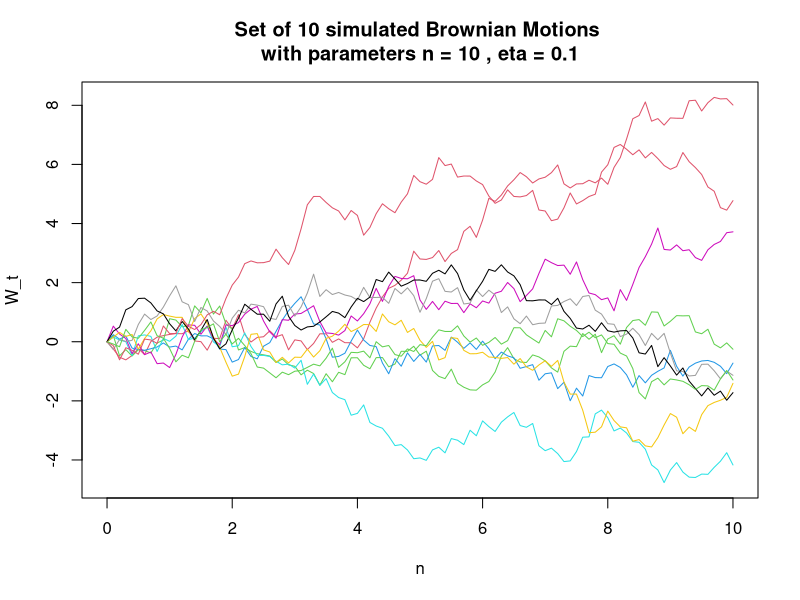
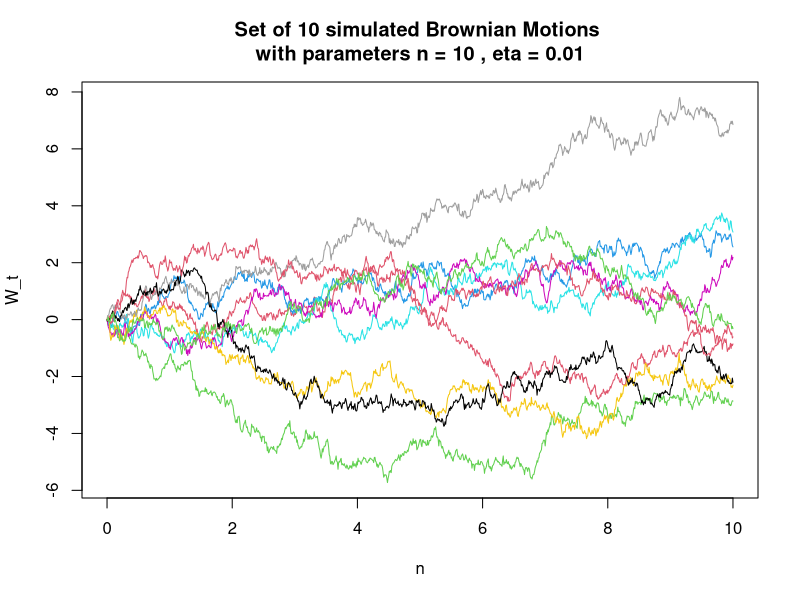
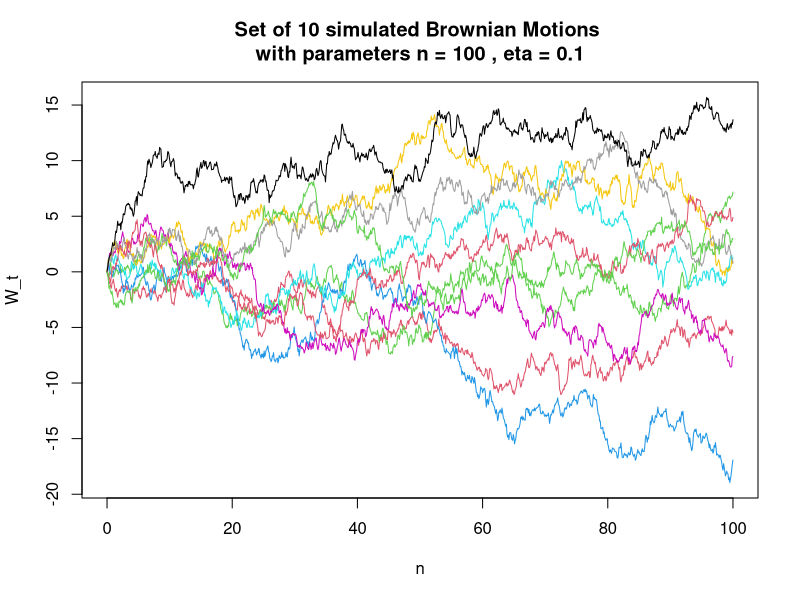
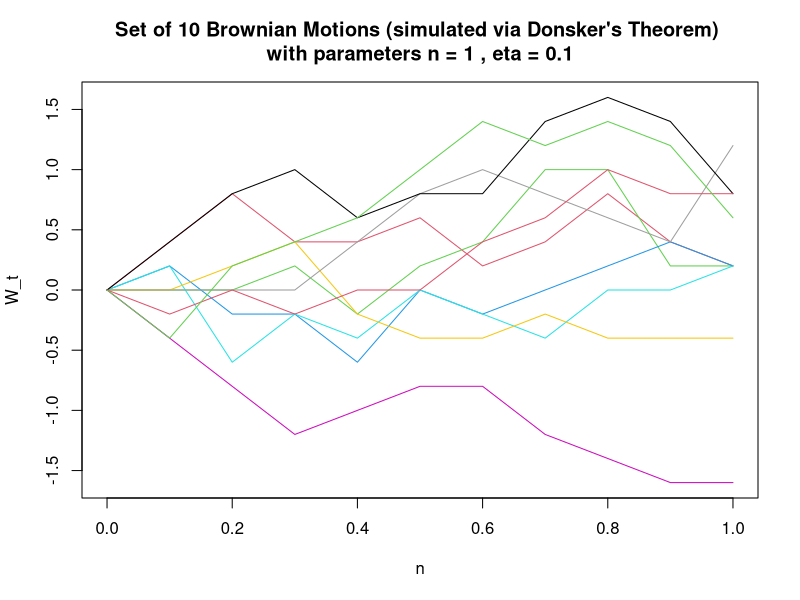
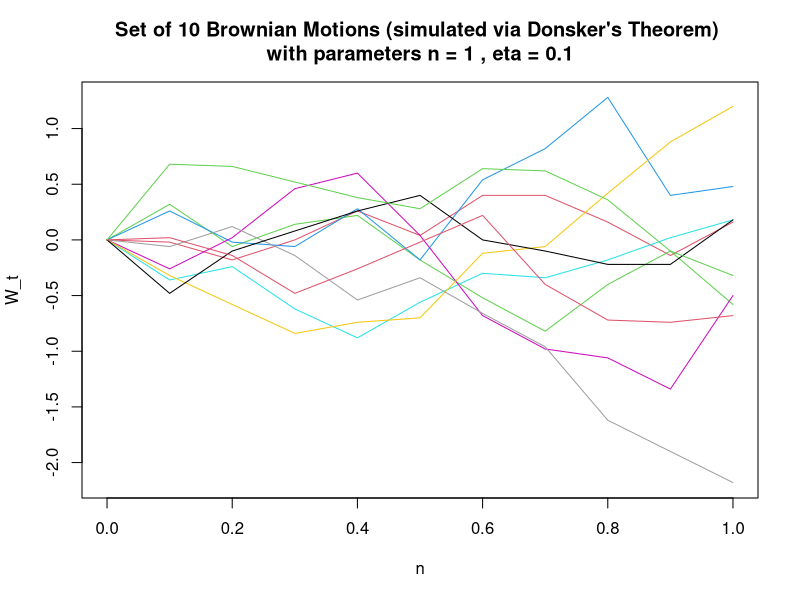
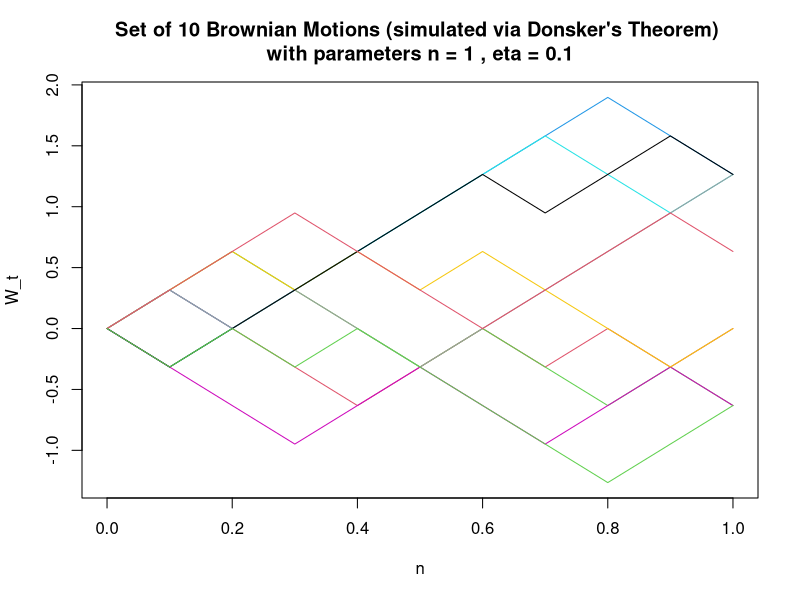
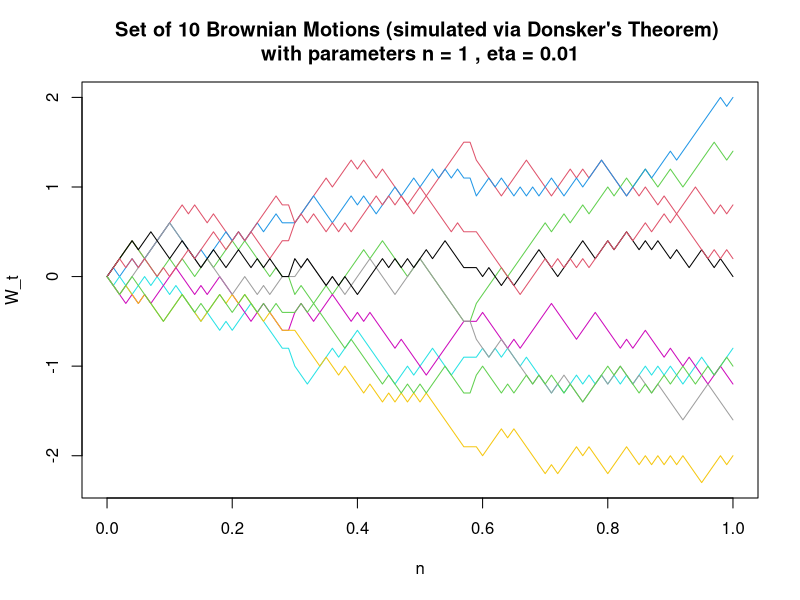
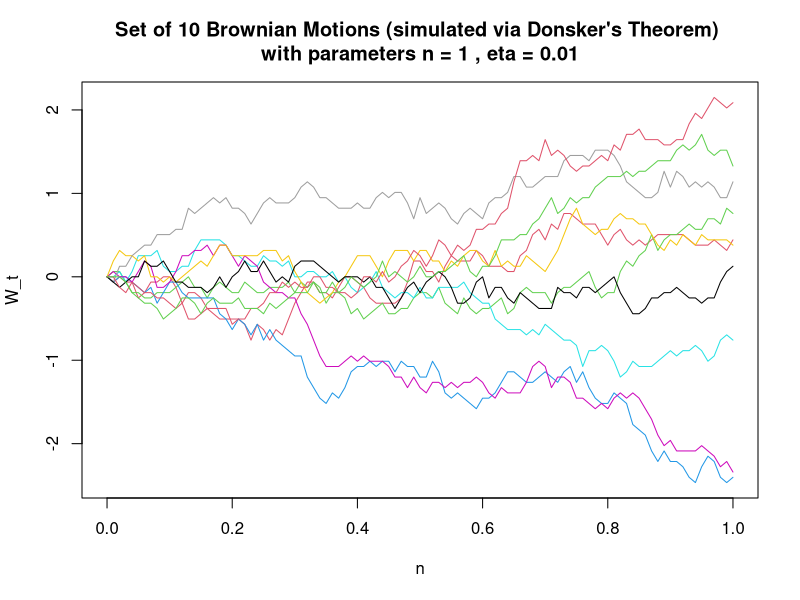

Recreate these plots in R, in order.
## ---- chunk 1
knitr::opts_chunk$set(echo = TRUE, warning = FALSE, message = FALSE)
## ---- chunk 2

standard_simulation <- function(n, eta, graph=F) {
  ### Simulate a brownian motion using an iterative process
  timesteps = seq(0, n, eta)
  # Initializes the brownian motion
  w0 = 0
  w1 = sqrt(eta) * rnorm(1)
  brownian_motion = c(w0, w1)
  # Populates the brownian motion
  for (i in timesteps[3:length(timesteps)]) { # /!\ R is 1-valued
    new_step = brownian_motion[length(brownian_motion)] + sqrt(eta) * rnorm(1)
    brownian_motion = c(brownian_motion, new_step)
  }
  if (graph) {
    plot(timesteps, brownian_motion, type="l",
         main="Simulated browian motion",
         xlab="n", ylab="W_t")
  }
  brownian_motion
}

donsker_simulation <- function(n, eta, graph=F) {
  ### Simulate a brownian motion based on donsker's theorem
  timesteps = seq(0, 1, eta)
  # Computes the steps of a donsker-based brownian motion
  X = sample(c(-1, 1), n, T, prob = c(1/2, 1/2))
  S = cumsum(X)
  W = unlist(apply(matrix(timesteps), 1, function(x) {1/sqrt(n)*S[floor(n*x)]}))
  if (graph) {
    par(mar=c(2.5,2.5,2.5,2.5)) # deals with margin error
    plot(timesteps, c(0, W), type="l",
         main="Simulated browian motion via Donsker's Theorem",
         xlab="n", ylab="W_t")
  }
  c(0, W)
}

simulate <- function (simulation_function, n_simulations, time_length, timestep, donsker_n=NULL) {
  ### Simulate a set of brownian motions and display the results given a 
  ### simulation method.
  time_range = seq(0, time_length, timestep)
  simulations = c()
  # Computes the simulations
  for (sim in 1:n_simulations) {
    if (simulation_function == "standard") {
      s = standard_simulation(time_length, timestep)
      title = "simulated Brownian Motions"
    } else {
      if (is.null(donsker_n)) {
        donsker_n = time_length/timestep
      }
      s = donsker_simulation(donsker_n, timestep)
      title = "Brownian Motions (simulated via Donsker's Theorem)"
    }
    simulations = c(simulations, s)
  }
  simulations = t(matrix(simulations, ncol=n_simulations))
  # Plots
  ylim = c(min(simulations), max(simulations))
  plot(time_range, simulations[1,], col=2, type="l", ylim=ylim,
       xlab="n", ylab="W_t", 
       main=paste("Set of", n_simulations, title,
                  "\nwith parameters n =", time_length, ", eta =", timestep))
  for (sim in 2:n_simulations) {
    lines(time_range, simulations[sim,], col=sim+1)
  }
  simulations
}

## ---- chunk 3

algo1_simulations = simulate("standard", 10, 10, 0.1)

## ---- chunk 4

algo1_simulations = simulate("standard", 10, 10, 0.01)

## ---- chunk 5

algo1_simulations = simulate("standard", 10, 100, 0.1)

## ---- chunk 6

# Note: by the Donsker's theorem, the time length is set to 1
algo2_simulations = simulate("donsker", 10, time_length=1, 0.1, donsker_n=100)

## ---- chunk 7

# Note: by the Donsker's theorem, the time length is set to 1
algo2_simulations = simulate("donsker", 10, time_length=1, 0.1, donsker_n=10000)

## ---- chunk 8

# Note: by the Donsker's theorem, the time length is set to 1
algo2_simulations = simulate("donsker", 10, time_length=1, 0.1, donsker_n=10)

## ---- chunk 9

# Note: by the Donsker's theorem, the time length is set to 1
algo2_simulations = simulate("donsker", 10, time_length=1, 0.01, donsker_n=100)

## ---- chunk 10

# Note: by the Donsker's theorem, the time length is set to 1
algo2_simulations = simulate("donsker", 10, time_length=1, 0.01, donsker_n=1000)

## ---- chunk 11

# Note: by the Donsker's theorem, the time length is set to 1
algo2_simulations = simulate("donsker", 10, time_length=1, 0.01, donsker_n=10000)

## ---- chunk 12

# Note: by the Donsker's theorem, the time length is set to 1
algo2_simulations = simulate("donsker", 10, time_length=1, 0.0001, donsker_n=10000)

